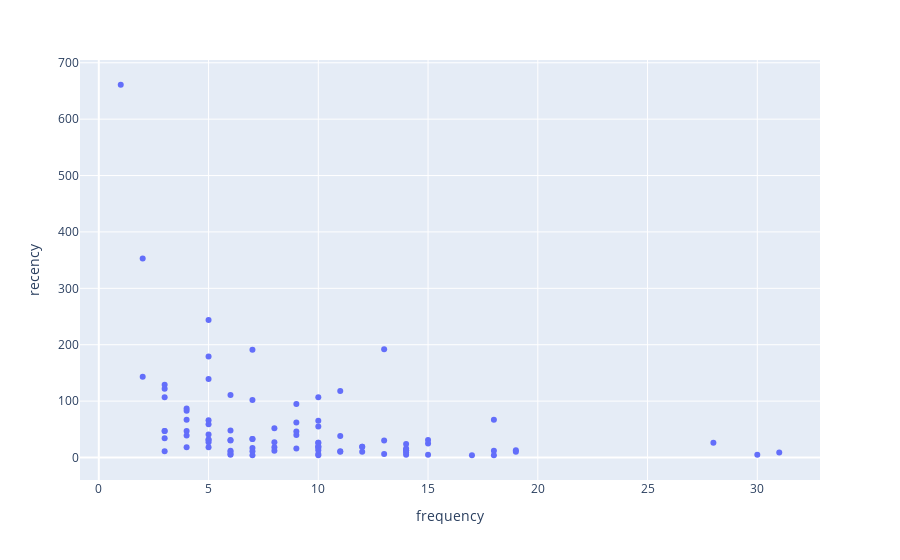

This figure's notebook cell:
### Code cell
#Recency vs. Frequency
fig = px.scatter(df_customer, x='frequency', y='recency',hover_data=['custid','frequency','recency','segment'])
fig.show()

### Figure 1 — Plotly figure (JSON) as saved in the notebook; plotly's stock layout.template omitted (floating-point values rounded to 4 significant figures; data arrays with more than 128 entries replaced by an {"elided": "..."} marker saying what was removed)
{"data": [{"customdata": {"elided": "89x2 str values"}, "hovertemplate": "frequency=%{x}<br>recency=%{y}<br>custid=%{customdata[0]}<br>segment=%{customdata[1]}<extra></extra>", "legendgroup": "", "marker": {"color": "#636efa", "symbol": "circle"}, "mode": "markers", "name": "", "orientation": "v", "showlegend": false, "type": "scatter", "x": [1, 2, 3, 3, 5, 4, 5, 5, 2, 6, 3, 4, 3, 6, 3, 4, 4, 5, 5, 7, 3, 7, 4, 5, 4, 7, 6, 5, 6, 8, 7, 6, 6, 5, 3, 5, 6, 10, 10, 9, 9, 8, 6, 7, 12, 10, 9, 10, 14, 7, 10, 10, 5, 10, 9, 8, 11, 10, 13, 8, 10, 15, 11, 9, 14, 12, 7, 11, 11, 10, 15, 14, 18, 17, 12, 10, 18, 15, 14, 13, 14, 13, 19, 14, 18, 19, 30, 31, 28], "xaxis": "x", "y": [661, 353, 129, 11, 66, 67, 31, 179, 143, 10, 122, 83, 107, 12, 34, 47, 18, 27, 244, 33, 47, 11, 39, 41, 87, 17, 6, 18, 5, 27, 191, 31, 48, 59, 47, 32, 30, 26, 65, 62, 40, 52, 111, 102, 10, 55, 16, 107, 13, 33, 17, 6, 139, 19, 46, 18, 11, 26, 30, 12, 20, 25, 38, 95, 5, 19, 4, 118, 10, 4, 5, 16, 12, 4, 19, 13, 67, 31, 9, 6, 24, 192, 13, 13, 4, 10, 5, 9, 26], "yaxis": "y"}], "layout": {"legend": {"tracegroupgap": 0}, "margin": {"t": 60}, "xaxis": {"anchor": "y", "domain": [0, 1], "title": {"text": "frequency"}}, "yaxis": {"anchor": "x", "domain": [0, 1], "title": {"text": "recency"}}}}
